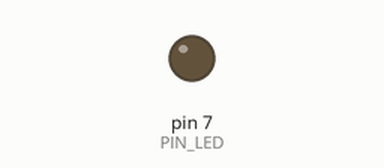
This sketch was run on a simulated Arduino Uno, built with avr-gcc and run on an emulated ATmega328P. Shown: output pins drawn as LEDs (lit = HIGH).

Above: at 0.1 s.
At 3.1 s:
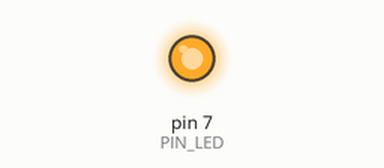
Timing chart, 0 to 4.6 s (numbered marks = the images above):
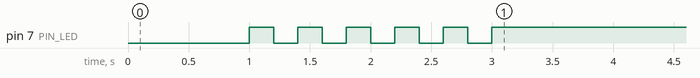

The sketch:

05_practice_2.ino
```cpp
#define PIN_LED 7

void setup() {
  pinMode(PIN_LED, OUTPUT);
  Serial.begin(115200);
  while(!Serial){
    ;
  }
  digitalWrite(PIN_LED, LOW);
  delay(1000);
  digitalWrite(PIN_LED, HIGH);

  for(int i = 0; i<5; i++){
     digitalWrite(PIN_LED, HIGH);
     delay(200);
     digitalWrite(PIN_LED, LOW);
     delay(200);
    }
  digitalWrite(PIN_LED, HIGH);
}

void loop() {
;
}
```
